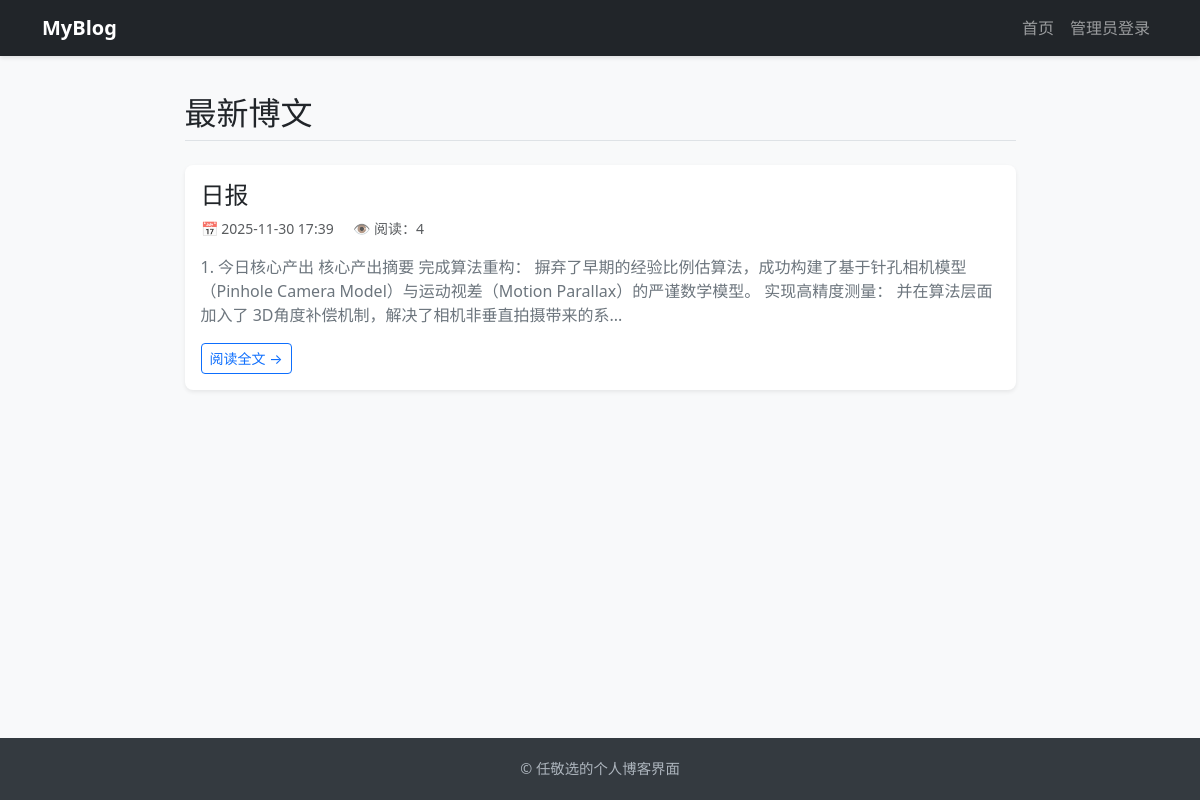
Before: / with the older database file.
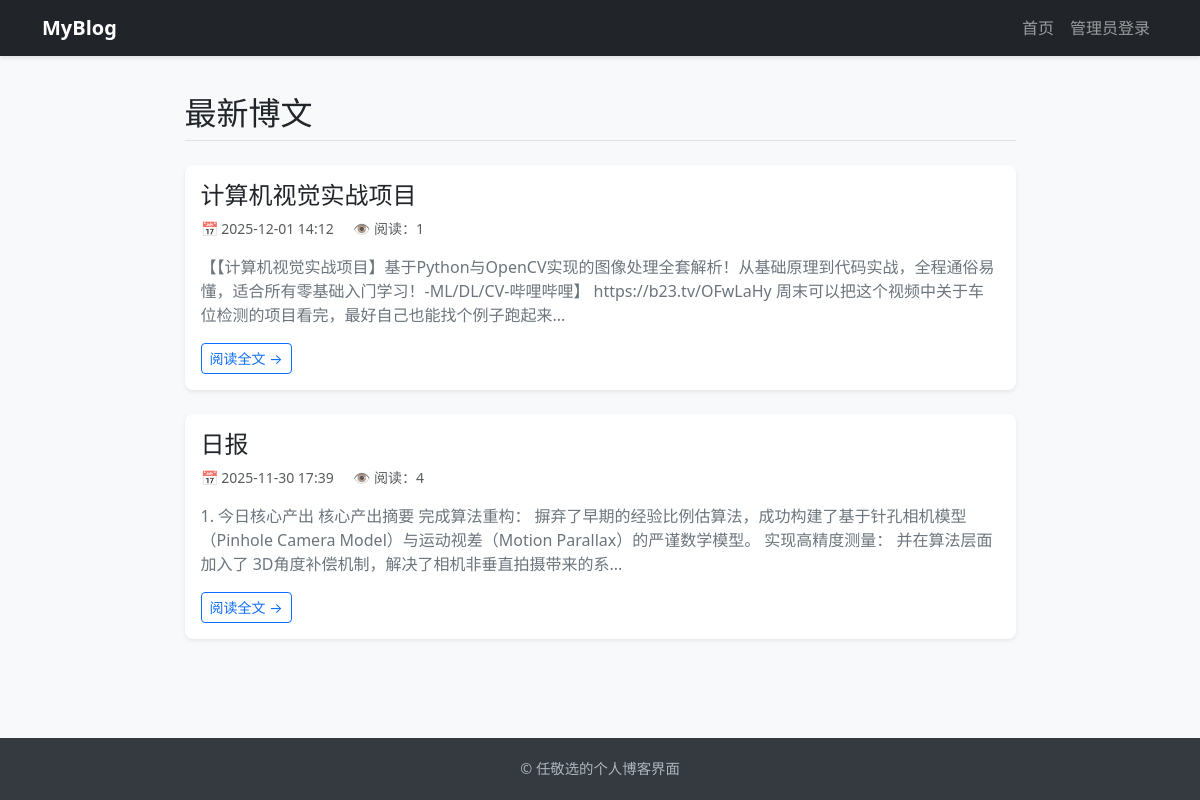
After: the same page with the newer database file.
### db.py (models this page shows, shortened)
class Post(db.Model):
    __tablename__ = 'post'
    id = db.Column(db.Integer, primary_key=True)
    title = db.Column(db.String(200), nullable=False)
    content = db.Column(db.Text, nullable=False)
    created_at = db.Column(db.DateTime, default=datetime.now)
    views = db.Column(db.Integer, default=0)

### blog.py (the view)
@blog_bp.route('/')
def index():
    posts = Post.query.order_by(Post.created_at.desc()).all()
    return render_template('blog/index.html', posts=posts)

### templates/blog/index.html (shortened to what this page needs)
{% extends 'base.html' %}
{% block content %}
<div class="row justify-content-center">
    <div class="col-md-9">
        <div class="d-flex justify-content-between align-items-center mb-4 pb-2 border-bottom">
            <h2 class="mb-0">最新博文</h2>
        </div>
        {% for post in posts %}
        <div class="card mb-4 blog-card shadow-sm">
            <div class="card-body">
                <h3 class="card-title h4">
                    <a href="{{ url_for('blog.detail', post_id=post.id) }}" class="text-decoration-none text-dark">{{ post.title }}</a>
                </h3>
                <div class="text-muted small mb-3">
                    <span class="me-3">📅 {{ post.created_at.strftime('%Y-%m-%d %H:%M') }}</span>
                    <span>👁️ 阅读：{{ post.views }}</span>
                </div>
                <p class="card-text text-secondary">{{ post.content[:150] }}...</p>
                <a href="{{ url_for('blog.detail', post_id=post.id) }}" class="btn btn-outline-primary btn-sm">阅读全文 &rarr;</a>
            </div>
        </div>
        {% else %}
            <div class="alert alert-info text-center py-5">
                <h4>博主还在酝酿中...</h4>
                <p>暂时没有发布的文章。</p>
            </div>
        {% endfor %}
    </div>
</div>
{% endblock %}

### templates/base.html (shortened to what this page needs)
<!DOCTYPE html>
<html lang="zh-CN">
<head>
    <link href="https://cdn.jsdelivr.net/npm/bootstrap@5.3.0/dist/css/bootstrap.min.css" rel="stylesheet">
    <link rel="stylesheet" href="{{ url_for('static', filename='css/style.css') }}">
</head>
<body>
    <nav class="navbar navbar-expand-lg navbar-dark bg-dark fixed-top">
        <div class="container">
            <a class="navbar-brand fw-bold" href="{{ url_for('blog.index') }}">MyBlog</a>
            <div class="collapse navbar-collapse" id="navbarContent">
                <ul class="navbar-nav ms-auto mb-2 mb-lg-0">
                    <li class="nav-item"><a class="nav-link" href="{{ url_for('blog.index') }}">首页</a></li>
                    {% if session.get('user_id') %}
                        <li class="nav-item"><a class="nav-link active" href="{{ url_for('admin.dashboard') }}">后台管理</a></li>
                        <li class="nav-item"><a class="nav-link text-warning" href="{{ url_for('auth.logout') }}">退出登录</a></li>
                    {% else %}
                        <li class="nav-item"><a class="nav-link" href="{{ url_for('auth.login') }}">管理员登录</a></li>
                    {% endif %}
                </ul>
            </div>
        </div>
    </nav>
    <div class="container main-content">
        {% block content %}{% endblock %}
    </div>
    <footer class="footer">
        <div class="container">
            <p class="mb-0">© 任敬选的个人博客界面</p>
        </div>
    </footer>
</body>
</html>

### static/css/style.css (style rules this page uses)
body { padding-top: 70px; min-height: 100vh; display: flex; flex-direction: column; background-color: #f8f9fa; }
.main-content { flex: 1; margin-bottom: 40px; }
.navbar { box-shadow: 0 2px 4px rgba(0,0,0,0.1); }
.footer { background-color: #343a40; color: #adb5bd; padding: 20px 0; text-align: center; font-size: 0.9rem; margin-top: auto; }
.blog-card { transition: transform 0.2s, box-shadow 0.2s; border: none; border-radius: 8px; background: #fff; }

Changed rows visible on the page:
added Post: title "计算机视觉实战项目", created_at "2025-12-01 14:12", views "1", content "【【计算机视觉实战项目】基于Python与OpenCV实现的图像处理全套解析！从基础原理到代码实战，全程通俗易懂，适合所有零基础入门学习！-ML/DL/CV-哔哩哔哩】 https://b23.tv/OFwLaHy 周末可以把这个视频中关于车位检测的项目看完，最好自己也能找个例子跑起来"
